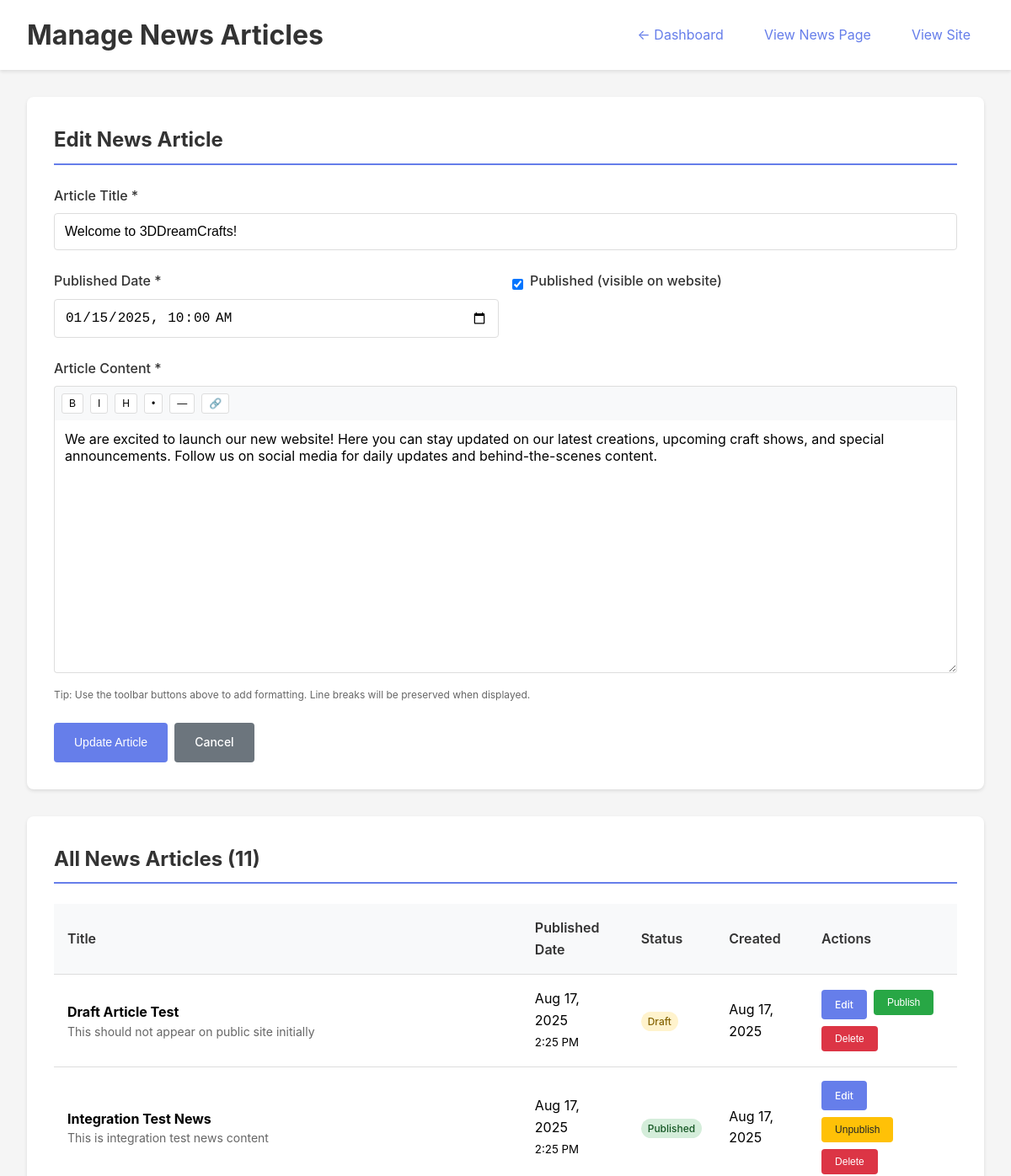
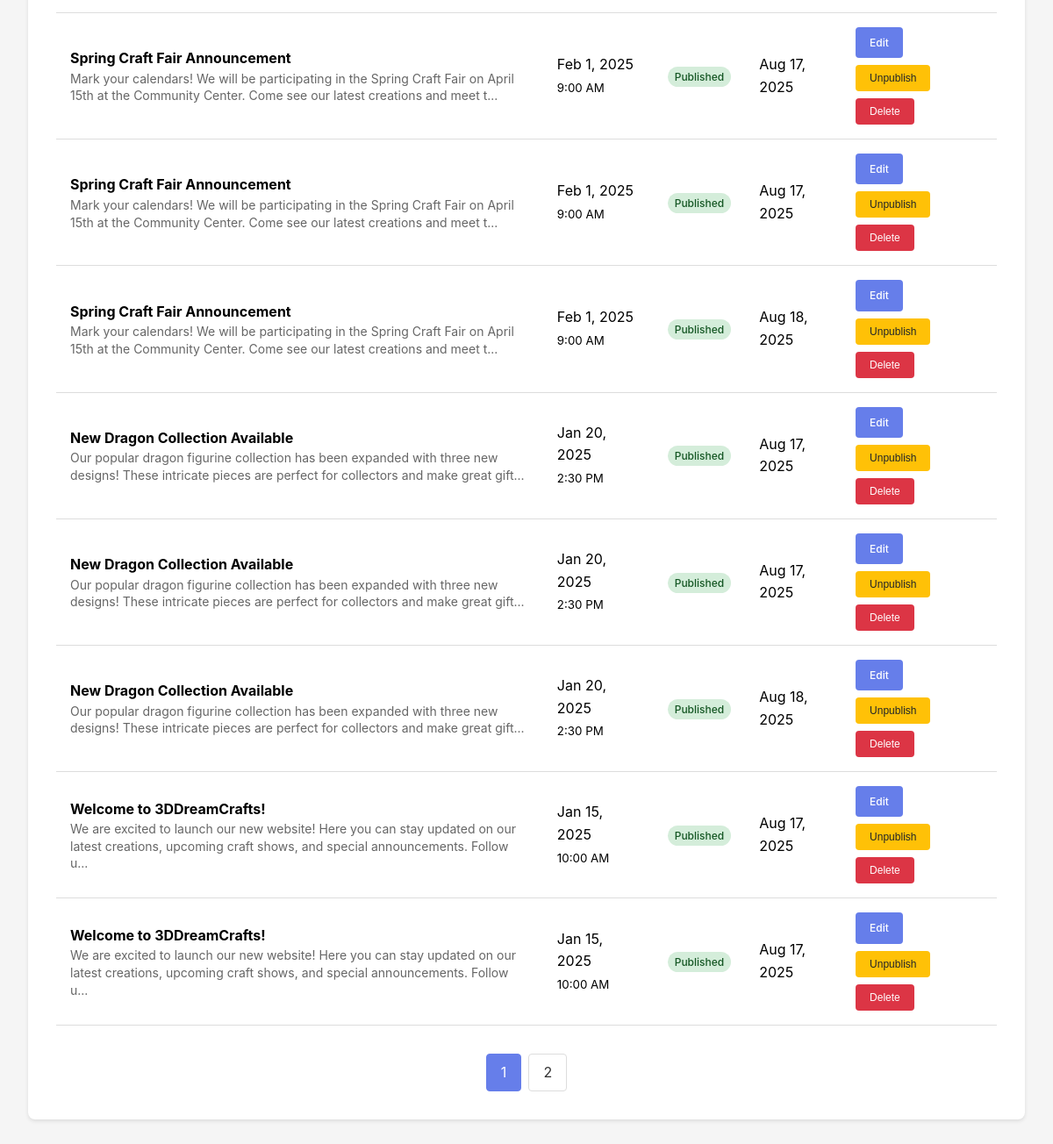
Page /admin/manage/news-articles.php?edit=207 (signed in) on the committed database (2 pictures, top to bottom).
### tables this page shows
CREATE TABLE news_articles (
            id INTEGER PRIMARY KEY AUTOINCREMENT,
            title TEXT NOT NULL,
            content TEXT NOT NULL,
            published_date DATETIME DEFAULT CURRENT_TIMESTAMP,
            is_published BOOLEAN DEFAULT 1,
            created_at DATETIME DEFAULT CURRENT_TIMESTAMP,
            updated_at DATETIME DEFAULT CURRENT_TIMESTAMP
        );

### includes/database.php (called while the page is built, shortened)
<?php
require_once __DIR__ . '/config.php';
class DatabaseManager {
    private static $instance = null;
    private $connection = null;
    public static function getInstance() {
        if (self::$instance === null) {
            self::$instance = new self();
        }
        return self::$instance;
    }
    private function connect() {
        try {
            $this->connection = new PDO('sqlite:' . DB_PATH);
            $this->connection->setAttribute(PDO::ATTR_ERRMODE, PDO::ERRMODE_EXCEPTION);
            $this->connection->exec('PRAGMA foreign_keys = ON');
            $this->connection->exec('PRAGMA journal_mode = WAL');
            $this->connection->exec('PRAGMA synchronous = NORMAL');
        } catch (PDOException $e) {
            throw new Exception("Database connection failed: " . $e->getMessage());
        }
    }
    public function query($sql, $params = []) {
        try {
            $stmt = $this->connection->prepare($sql);
            $stmt->execute($params);
            return $stmt->fetchAll(PDO::FETCH_ASSOC);
        } catch (PDOException $e) {
            $this->logError("Query failed", $sql, $params, $e);
            throw new Exception("Database query failed: " . $e->getMessage());
        }
    }
    public function execute($sql, $params = []) {
        try {
            $stmt = $this->connection->prepare($sql);
            $stmt->execute($params);
            return $stmt->rowCount();
        } catch (PDOException $e) {
            $this->logError("Execute failed", $sql, $params, $e);
            throw new Exception("Database execute failed: " . $e->getMessage());
        }
    }
    public function queryOne($sql, $params = []) {
        $result = $this->query($sql, $params);
        return !empty($result) ? $result[0] : null;
    }
}

### includes/config.php (called while the page is built, shortened)
<?php
class ConfigManager {
    private static $instance = null;
    public static function getInstance() {
        if (self::$instance === null) {
            self::$instance = new self();
        }
        return self::$instance;
    }
}
?>

### includes/cache.php (called while the page is built, shortened)
<?php
class CacheManager {
    private static $instance = null;
    private $cacheDir;
    private function __construct() {
        $this->cacheDir = __DIR__ . '/../cache/';
    }
    public static function getInstance() {
        if (self::$instance === null) {
            self::$instance = new self();
        }
        return self::$instance;
    }
    private function ensureCacheDirectory() {
        $htaccessPath = $this->cacheDir . '.htaccess';
    }
}

### includes/content.php (called while the page is built, shortened)
<?php
require_once __DIR__ . '/database.php';
require_once __DIR__ . '/config.php';
require_once __DIR__ . '/cache.php';
class ContentManager {
    public function __construct() {
        $this->db = DatabaseManager::getInstance();
    }
}
class AdminManager extends ContentManager {
    public function getContentById($table, $id) {
        try {
            $sql = "SELECT * FROM $table WHERE id = ?";
            return $this->db->queryOne($sql, [$id]);
        } catch (Exception $e) {
            error_log("AdminManager::getContentById() failed: " . $e->getMessage());
            return null;
        }
    }
    public function getAllContent($table, $page = 1, $perPage = null, $orderBy = 'id', $orderDir = 'DESC') {
        try {
            $offset = ($page - 1) * $perPage;
            $orderDir = strtoupper($orderDir) === 'ASC' ? 'ASC' : 'DESC';
            $countSql = "SELECT COUNT(*) as total FROM $table";
            $countResult = $this->db->queryOne($countSql);
            $totalItems = $countResult ? (int)$countResult['total'] : 0;
            $totalPages = ceil($totalItems / $perPage);
            $sql = "SELECT * FROM $table ORDER BY $orderBy $orderDir LIMIT ? OFFSET ?";
            $content = $this->db->query($sql, [$perPage, $offset]);
            return [
                'content' => $content,
                'current_page' => $page,
                'total_pages' => $totalPages,
                'total_items' => $totalItems,
                'per_page' => $perPage
            ];
        } catch (Exception $e) {
            error_log("AdminManager::getAllContent() failed: " . $e->getMessage());
            return [
                'content' => [],
                'current_page' => 1,
                'total_pages' => 0,
                'total_items' => 0,
                'per_page' => $perPage ?? ITEMS_PER_PAGE
            ];
        }
    }
    private function validateTableName($table) {
        $allowedTables = ['featured_prints', 'craft_shows', 'news_articles', 'settings'];
    }
}
?>

### public/admin/manage/news-articles.php (the view, shortened to what this page needs)
<?php
require_once __DIR__ . '/../../../includes/config.php';
require_once __DIR__ . '/../../../includes/database.php';
require_once __DIR__ . '/../../../includes/content.php';
$adminManager = new AdminManager();
$page = (int)($_GET['page'] ?? 1);
$articlesData = $adminManager->getAllContent('news_articles', $page, 10, 'published_date', 'DESC');
$articles = $articlesData['content'];
$editArticle = null;
if (isset($_GET['edit']) && $_GET['edit'] > 0) {
    $editArticle = $adminManager->getContentById('news_articles', (int)$_GET['edit']);
}
?>
<!DOCTYPE html>
<html lang="en">
<head>
</head>
<body>
    <div class="header">
        <h1>Manage News Articles</h1>
        <div class="nav-links">
            <a href="/admin/">← Dashboard</a>
            <a href="/news.php" target="_blank">View News Page</a>
            <a href="/">View Site</a>
        </div>
    </div>
    <div class="container">
        <div class="card">
            <h2><?php echo $editArticle ? 'Edit News Article' : 'Add New News Article'; ?></h2>
            <form method="POST" action="">
                <div class="form-group">
                    <label for="title">Article Title *</label>
                    <input type="text" id="title" name="title" required
                           value="<?php echo $editArticle ? htmlspecialchars($editArticle['title']) : ''; ?>"
                           placeholder="e.g., New 3D Print Collection Available">
                </div>
                <div class="form-row">
                    <div class="form-group">
                        <label for="published_date">Published Date *</label>
                        <input type="datetime-local" id="published_date" name="published_date" required
                               value="<?php echo $editArticle ? date('Y-m-d\TH:i', strtotime($editArticle['published_date'])) : date('Y-m-d\TH:i'); ?>">
                    </div>
                    <div class="form-group">
                        <div class="checkbox-group">
                            <input type="checkbox" id="is_published" name="is_published"
                                   <?php echo (!$editArticle || $editArticle['is_published']) ? 'checked' : ''; ?>>
                            <label for="is_published">Published (visible on website)</label>
                        </div>
                    </div>
                </div>
                <div class="form-group">
                    <label for="content">Article Content *</label>
                    <div class="editor-toolbar">
                        <button type="button" class="editor-btn" onclick="insertText('**', '**')" title="Bold">B</button>
                        <button type="button" class="editor-btn" onclick="insertText('*', '*')" title="Italic">I</button>
                        <button type="button" class="editor-btn" onclick="insertText('\n\n### ', '')" title="Heading">H</button>
                        <button type="button" class="editor-btn" onclick="insertText('\n- ', '')" title="List">•</button>
                        <button type="button" class="editor-btn" onclick="insertText('\n\n---\n\n', '')" title="Separator">—</button>
                        <button type="button" class="editor-btn" onclick="insertText('[', '](url)')" title="Link">🔗</button>
                    </div>
                    <textarea id="content" name="content" required class="rich-editor editor-textarea"
                              placeholder="Write your news article content here. You can use basic formatting:&#10;&#10;**Bold text**&#10;*Italic text*&#10;### Headings&#10;- List items&#10;&#10;Paragraphs are separated by blank lines."><?php echo $editArticle ? htmlspecialchars($editArticle['content']) : ''; ?></textarea>
                    <small style="color: #666; font-size: 12px; margin-top: 0.5rem; display: block;">
                        Tip: Use the toolbar buttons above to add formatting. Line breaks will be preserved when displayed.
                    </small>
                </div>
                <div class="actions">
                    <button type="submit" class="btn btn-primary">
                        <?php echo $editArticle ? 'Update Article' : 'Add Article'; ?>
                    </button>
                    <?php if ($editArticle): ?>
                        <a href="/admin/manage/news-articles.php" class="btn btn-secondary">Cancel</a>
                    <?php endif; ?>
                </div>
            </form>
        </div>
        <div class="card">
            <h2>All News Articles (<?php echo $articlesData['total_items']; ?>)</h2>
            <?php if (!empty($articles)): ?>
                <table class="table">
                    <thead>
                        <tr>
                            <th>Title</th>
                            <th>Published Date</th>
                            <th>Status</th>
                            <th>Created</th>
                            <th>Actions</th>
                        </tr>
                    </thead>
                    <tbody>
                        <?php foreach ($articles as $article): ?>
                            <tr>
                                <td>
                                    <strong><?php echo htmlspecialchars($article['title']); ?></strong>
                                    <div class="article-preview">
                                        <?php
                                        $preview = strip_tags($article['content']);
                                        echo htmlspecialchars(strlen($preview) > 150 ? substr($preview, 0, 150) . '...' : $preview);
                                        ?>
                                    </div>
                                </td>
                                <td>
                                    <?php
                                    echo date('M j, Y', strtotime($article['published_date']));
                                    echo '<br><small>' . date('g:i A', strtotime($article['published_date'])) . '</small>';
                                    ?>
                                </td>
                                <td>
                                    <span class="status-badge <?php echo $article['is_published'] ? 'status-published' : 'status-draft'; ?>">
                                        <?php echo $article['is_published'] ? 'Published' : 'Draft'; ?>
                                    </span>
                                </td>
                                <td><?php echo date('M j, Y', strtotime($article['created_at'])); ?></td>
                                <td>
                                    <div class="actions">
                                        <a href="?edit=<?php echo $article['id']; ?>" class="btn btn-sm btn-primary">Edit</a>
                                        <form method="POST" style="display: inline;">
                                            <button type="submit" class="btn btn-sm <?php echo $article['is_published'] ? 'btn-warning' : 'btn-success'; ?>">
                                                <?php echo $article['is_published'] ? 'Unpublish' : 'Publish'; ?>
                                            </button>
                                        </form>
                                        <form method="POST" style="display: inline;"
                                              onsubmit="return confirm('Are you sure you want to delete this news article? This action cannot be undone.');">
                                            <button type="submit" class="btn btn-sm btn-danger">Delete</button>
                                        </form>
                                    </div>
                                </td>
                            </tr>
                        <?php endforeach; ?>
                    </tbody>
                </table>
                <?php if ($articlesData['total_pages'] > 1): ?>
                    <div class="pagination">
                        <?php for ($i = 1; $i <= $articlesData['total_pages']; $i++): ?>
                            <?php if ($i === $articlesData['current_page']): ?>
                                <span class="current"><?php echo $i; ?></span>
                            <?php else: ?>
                                <a href="?page=<?php echo $i; ?>"><?php echo $i; ?></a>
                            <?php endif; ?>
                        <?php endfor; ?>
                    </div>
                <?php endif; ?>
            <?php endif; ?>
        </div>
    </div>
</body>
</html>

### rows in the picture
news_articles: title "Welcome to 3DDreamCrafts!", published_date "01/15/2025 10:00", is_published "☑", content "We are excited to launch our new website! Here you can stay updated on our latest creations, upcoming craft shows, and special announcements. Follow us on social media for daily updates and behind-the-scenes content.", content "We are excited to launch our new website! Here you can stay updated on our latest creations, upcoming craft shows, and special announcements. Follow u...", published_date "Jan 15, 2025", published_date "10:00 AM", shows "Published", created_at "Aug 17, 2025", shows "Unpublish"
news_articles: title "Draft Article Test", content "This should not appear on public site initially", published_date "Aug 17, 2025", published_date "2:25 PM", is_published "Draft", created_at "Aug 17, 2025"
news_articles: title "Integration Test News", content "This is integration test news content", published_date "Aug 17, 2025", published_date "2:25 PM", is_published "Published", created_at "Aug 17, 2025"
news_articles: title "Spring Craft Fair Announcement", content "Mark your calendars! We will be participating in the Spring Craft Fair on April 15th at the Community Center. Come see our latest creations and meet t...", published_date "Feb 1, 2025", published_date "9:00 AM", is_published "Published", created_at "Aug 17, 2025"
news_articles: title "Spring Craft Fair Announcement", content "Mark your calendars! We will be participating in the Spring Craft Fair on April 15th at the Community Center. Come see our latest creations and meet t...", published_date "Feb 1, 2025", published_date "9:00 AM", is_published "Published", created_at "Aug 17, 2025"
news_articles: title "Spring Craft Fair Announcement", content "Mark your calendars! We will be participating in the Spring Craft Fair on April 15th at the Community Center. Come see our latest creations and meet t...", published_date "Feb 1, 2025", published_date "9:00 AM", is_published "Published", created_at "Aug 18, 2025"
news_articles: title "New Dragon Collection Available", content "Our popular dragon figurine collection has been expanded with three new designs! These intricate pieces are perfect for collectors and make great gift...", published_date "Jan 20, 2025", published_date "2:30 PM", is_published "Published", created_at "Aug 17, 2025"
news_articles: title "New Dragon Collection Available", content "Our popular dragon figurine collection has been expanded with three new designs! These intricate pieces are perfect for collectors and make great gift...", published_date "Jan 20, 2025", published_date "2:30 PM", is_published "Published", created_at "Aug 17, 2025"
news_articles: title "New Dragon Collection Available", content "Our popular dragon figurine collection has been expanded with three new designs! These intricate pieces are perfect for collectors and make great gift...", published_date "Jan 20, 2025", published_date "2:30 PM", is_published "Published", created_at "Aug 18, 2025"
news_articles: title "Welcome to 3DDreamCrafts!", content "We are excited to launch our new website! Here you can stay updated on our latest creations, upcoming craft shows, and special announcements. Follow u...", published_date "Jan 15, 2025", published_date "10:00 AM", is_published "Published", created_at "Aug 17, 2025"

### other values in the picture
$articlesData['total_items'] "11"
